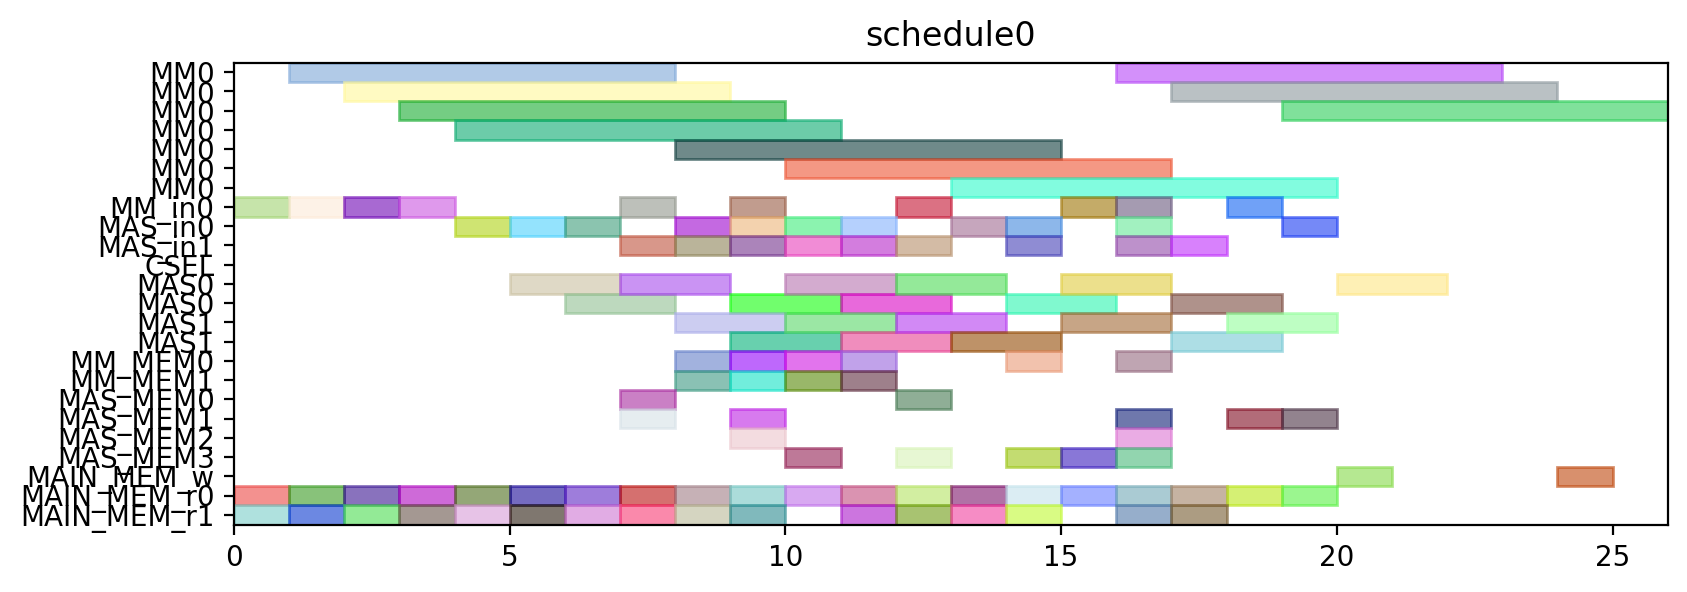

Here is the Python script that generated this plot:
from pyschedule import Scenario, solvers, plotters, alt


def solve():
	horizon = 120
	S = Scenario("schedule0", horizon=horizon)

	# resource
	MM = S.Resources('MM', num=1, size=7)
	MM_in = S.Resources('MM_in', num=1)
	MAS_in = S.Resources('MAS_in', num=2)
	CSEL = S.Resource('CSEL')
	MAS = S.Resources('MAS', num=2, size=2, periods=range(1, horizon))
	MM_MEM = S.Resources('MM_MEM', num=2)
	MAS_MEM = S.Resources('MAS_MEM', num=4)
	MAIN_MEM_w = S.Resource('MAIN_MEM_w', size=1)
	MAIN_MEM_r = S.Resources('MAIN_MEM_r', num=2)

	# result of previous scheduling

	# new tasks
	t0_t0 = S.Task('t0_t0', length=7, delay_cost=1)
	t0_t0 += alt(MM)
	t0_t0_in = S.Task('t0_t0_in', length=1, delay_cost=1)
	t0_t0_in += alt(MM_in)
	S += t0_t0_in*MM_in[0]<=t0_t0*MM[0]
	t0_t0_mem0 = S.Task('t0_t0_mem0', length=1, delay_cost=1)
	t0_t0_mem0 += MAIN_MEM_r[0]
	S += t0_t0_mem0 <= t0_t0

	t0_t0_mem1 = S.Task('t0_t0_mem1', length=1, delay_cost=1)
	t0_t0_mem1 += MAIN_MEM_r[1]
	S += t0_t0_mem1 <= t0_t0

	t0_t1 = S.Task('t0_t1', length=7, delay_cost=1)
	t0_t1 += alt(MM)
	t0_t1_in = S.Task('t0_t1_in', length=1, delay_cost=1)
	t0_t1_in += alt(MM_in)
	S += t0_t1_in*MM_in[0]<=t0_t1*MM[0]
	t0_t1_mem0 = S.Task('t0_t1_mem0', length=1, delay_cost=1)
	t0_t1_mem0 += MAIN_MEM_r[0]
	S += t0_t1_mem0 <= t0_t1

	t0_t1_mem1 = S.Task('t0_t1_mem1', length=1, delay_cost=1)
	t0_t1_mem1 += MAIN_MEM_r[1]
	S += t0_t1_mem1 <= t0_t1

	t0_t2 = S.Task('t0_t2', length=2, delay_cost=1)
	t0_t2 += alt(MAS)
	t0_t2_in = S.Task('t0_t2_in', length=1, delay_cost=1)
	t0_t2_in += alt(MAS_in)
	S += t0_t2_in*MAS_in[0]<=t0_t2*MAS[0]

	S += t0_t2_in*MAS_in[1]<=t0_t2*MAS[1]

	t0_t2_mem0 = S.Task('t0_t2_mem0', length=1, delay_cost=1)
	t0_t2_mem0 += MAIN_MEM_r[0]
	S += t0_t2_mem0 <= t0_t2

	t0_t2_mem1 = S.Task('t0_t2_mem1', length=1, delay_cost=1)
	t0_t2_mem1 += MAIN_MEM_r[1]
	S += t0_t2_mem1 <= t0_t2

	t0_t3 = S.Task('t0_t3', length=2, delay_cost=1)
	t0_t3 += alt(MAS)
	t0_t3_in = S.Task('t0_t3_in', length=1, delay_cost=1)
	t0_t3_in += alt(MAS_in)
	S += t0_t3_in*MAS_in[0]<=t0_t3*MAS[0]

	S += t0_t3_in*MAS_in[1]<=t0_t3*MAS[1]

	t0_t3_mem0 = S.Task('t0_t3_mem0', length=1, delay_cost=1)
	t0_t3_mem0 += MAIN_MEM_r[0]
	S += t0_t3_mem0 <= t0_t3

	t0_t3_mem1 = S.Task('t0_t3_mem1', length=1, delay_cost=1)
	t0_t3_mem1 += MAIN_MEM_r[1]
	S += t0_t3_mem1 <= t0_t3

	t2_t0 = S.Task('t2_t0', length=7, delay_cost=1)
	t2_t0 += alt(MM)
	t2_t0_in = S.Task('t2_t0_in', length=1, delay_cost=1)
	t2_t0_in += alt(MM_in)
	S += t2_t0_in*MM_in[0]<=t2_t0*MM[0]
	t2_t0_mem0 = S.Task('t2_t0_mem0', length=1, delay_cost=1)
	t2_t0_mem0 += MAIN_MEM_r[0]
	S += t2_t0_mem0 <= t2_t0

	t2_t0_mem1 = S.Task('t2_t0_mem1', length=1, delay_cost=1)
	t2_t0_mem1 += MAIN_MEM_r[1]
	S += t2_t0_mem1 <= t2_t0

	t2_t1 = S.Task('t2_t1', length=7, delay_cost=1)
	t2_t1 += alt(MM)
	t2_t1_in = S.Task('t2_t1_in', length=1, delay_cost=1)
	t2_t1_in += alt(MM_in)
	S += t2_t1_in*MM_in[0]<=t2_t1*MM[0]
	t2_t1_mem0 = S.Task('t2_t1_mem0', length=1, delay_cost=1)
	t2_t1_mem0 += MAIN_MEM_r[0]
	S += t2_t1_mem0 <= t2_t1

	t2_t1_mem1 = S.Task('t2_t1_mem1', length=1, delay_cost=1)
	t2_t1_mem1 += MAIN_MEM_r[1]
	S += t2_t1_mem1 <= t2_t1

	t2_t2 = S.Task('t2_t2', length=2, delay_cost=1)
	t2_t2 += alt(MAS)
	t2_t2_in = S.Task('t2_t2_in', length=1, delay_cost=1)
	t2_t2_in += alt(MAS_in)
	S += t2_t2_in*MAS_in[0]<=t2_t2*MAS[0]

	S += t2_t2_in*MAS_in[1]<=t2_t2*MAS[1]

	t2_t2_mem0 = S.Task('t2_t2_mem0', length=1, delay_cost=1)
	t2_t2_mem0 += MAIN_MEM_r[0]
	S += t2_t2_mem0 <= t2_t2

	t2_t2_mem1 = S.Task('t2_t2_mem1', length=1, delay_cost=1)
	t2_t2_mem1 += MAIN_MEM_r[1]
	S += t2_t2_mem1 <= t2_t2

	t2_t3 = S.Task('t2_t3', length=2, delay_cost=1)
	t2_t3 += alt(MAS)
	t2_t3_in = S.Task('t2_t3_in', length=1, delay_cost=1)
	t2_t3_in += alt(MAS_in)
	S += t2_t3_in*MAS_in[0]<=t2_t3*MAS[0]

	S += t2_t3_in*MAS_in[1]<=t2_t3*MAS[1]

	t2_t3_mem0 = S.Task('t2_t3_mem0', length=1, delay_cost=1)
	t2_t3_mem0 += MAIN_MEM_r[0]
	S += t2_t3_mem0 <= t2_t3

	t2_t3_mem1 = S.Task('t2_t3_mem1', length=1, delay_cost=1)
	t2_t3_mem1 += MAIN_MEM_r[1]
	S += t2_t3_mem1 <= t2_t3

	t7_t2 = S.Task('t7_t2', length=2, delay_cost=1)
	t7_t2 += alt(MAS)
	t7_t2_in = S.Task('t7_t2_in', length=1, delay_cost=1)
	t7_t2_in += alt(MAS_in)
	S += t7_t2_in*MAS_in[0]<=t7_t2*MAS[0]

	S += t7_t2_in*MAS_in[1]<=t7_t2*MAS[1]

	t7_t2_mem0 = S.Task('t7_t2_mem0', length=1, delay_cost=1)
	t7_t2_mem0 += MAIN_MEM_r[0]
	S += t7_t2_mem0 <= t7_t2

	t7_t2_mem1 = S.Task('t7_t2_mem1', length=1, delay_cost=1)
	t7_t2_mem1 += MAIN_MEM_r[1]
	S += t7_t2_mem1 <= t7_t2

	t9_t2 = S.Task('t9_t2', length=2, delay_cost=1)
	t9_t2 += alt(MAS)
	t9_t2_in = S.Task('t9_t2_in', length=1, delay_cost=1)
	t9_t2_in += alt(MAS_in)
	S += t9_t2_in*MAS_in[0]<=t9_t2*MAS[0]

	S += t9_t2_in*MAS_in[1]<=t9_t2*MAS[1]

	t9_t2_mem0 = S.Task('t9_t2_mem0', length=1, delay_cost=1)
	t9_t2_mem0 += MAIN_MEM_r[0]
	S += t9_t2_mem0 <= t9_t2

	t9_t2_mem1 = S.Task('t9_t2_mem1', length=1, delay_cost=1)
	t9_t2_mem1 += MAIN_MEM_r[1]
	S += t9_t2_mem1 <= t9_t2

	t14_t2 = S.Task('t14_t2', length=2, delay_cost=1)
	t14_t2 += alt(MAS)
	t14_t2_in = S.Task('t14_t2_in', length=1, delay_cost=1)
	t14_t2_in += alt(MAS_in)
	S += t14_t2_in*MAS_in[0]<=t14_t2*MAS[0]

	S += t14_t2_in*MAS_in[1]<=t14_t2*MAS[1]

	t14_t2_mem0 = S.Task('t14_t2_mem0', length=1, delay_cost=1)
	t14_t2_mem0 += MAIN_MEM_r[0]
	S += t14_t2_mem0 <= t14_t2

	t14_t2_mem1 = S.Task('t14_t2_mem1', length=1, delay_cost=1)
	t14_t2_mem1 += MAIN_MEM_r[1]
	S += t14_t2_mem1 <= t14_t2

	new_TZ_t2 = S.Task('new_TZ_t2', length=2, delay_cost=1)
	new_TZ_t2 += alt(MAS)
	new_TZ_t2_in = S.Task('new_TZ_t2_in', length=1, delay_cost=1)
	new_TZ_t2_in += alt(MAS_in)
	S += new_TZ_t2_in*MAS_in[0]<=new_TZ_t2*MAS[0]

	S += new_TZ_t2_in*MAS_in[1]<=new_TZ_t2*MAS[1]

	new_TZ_t2_mem0 = S.Task('new_TZ_t2_mem0', length=1, delay_cost=1)
	new_TZ_t2_mem0 += MAIN_MEM_r[0]
	S += new_TZ_t2_mem0 <= new_TZ_t2

	new_TZ_t2_mem1 = S.Task('new_TZ_t2_mem1', length=1, delay_cost=1)
	new_TZ_t2_mem1 += MAIN_MEM_r[1]
	S += new_TZ_t2_mem1 <= new_TZ_t2

	t16_t2 = S.Task('t16_t2', length=2, delay_cost=1)
	t16_t2 += alt(MAS)
	t16_t2_in = S.Task('t16_t2_in', length=1, delay_cost=1)
	t16_t2_in += alt(MAS_in)
	S += t16_t2_in*MAS_in[0]<=t16_t2*MAS[0]

	S += t16_t2_in*MAS_in[1]<=t16_t2*MAS[1]

	t16_t2_mem0 = S.Task('t16_t2_mem0', length=1, delay_cost=1)
	t16_t2_mem0 += MAIN_MEM_r[0]
	S += t16_t2_mem0 <= t16_t2

	t16_t2_mem1 = S.Task('t16_t2_mem1', length=1, delay_cost=1)
	t16_t2_mem1 += MAIN_MEM_r[1]
	S += t16_t2_mem1 <= t16_t2

	t17_t2 = S.Task('t17_t2', length=2, delay_cost=1)
	t17_t2 += alt(MAS)
	t17_t2_in = S.Task('t17_t2_in', length=1, delay_cost=1)
	t17_t2_in += alt(MAS_in)
	S += t17_t2_in*MAS_in[0]<=t17_t2*MAS[0]

	S += t17_t2_in*MAS_in[1]<=t17_t2*MAS[1]

	t17_t2_mem0 = S.Task('t17_t2_mem0', length=1, delay_cost=1)
	t17_t2_mem0 += MAIN_MEM_r[0]
	S += t17_t2_mem0 <= t17_t2

	t17_t2_mem1 = S.Task('t17_t2_mem1', length=1, delay_cost=1)
	t17_t2_mem1 += MAIN_MEM_r[1]
	S += t17_t2_mem1 <= t17_t2

	t0_t4 = S.Task('t0_t4', length=7, delay_cost=1)
	t0_t4 += alt(MM)
	t0_t4_in = S.Task('t0_t4_in', length=1, delay_cost=1)
	t0_t4_in += alt(MM_in)
	S += t0_t4_in*MM_in[0]<=t0_t4*MM[0]
	t0_t4_mem0 = S.Task('t0_t4_mem0', length=1, delay_cost=1)
	t0_t4_mem0 += alt(MAS_MEM)
	S += (t0_t2*MAS[0])-1 < t0_t4_mem0*MAS_MEM[0]
	S += (t0_t2*MAS[1])-1 < t0_t4_mem0*MAS_MEM[2]
	S += t0_t4_mem0 <= t0_t4

	t0_t4_mem1 = S.Task('t0_t4_mem1', length=1, delay_cost=1)
	t0_t4_mem1 += alt(MAS_MEM)
	S += (t0_t3*MAS[0])-1 < t0_t4_mem1*MAS_MEM[1]
	S += (t0_t3*MAS[1])-1 < t0_t4_mem1*MAS_MEM[3]
	S += t0_t4_mem1 <= t0_t4

	t00 = S.Task('t00', length=2, delay_cost=1)
	t00 += alt(MAS)
	t00_in = S.Task('t00_in', length=1, delay_cost=1)
	t00_in += alt(MAS_in)
	S += t00_in*MAS_in[0]<=t00*MAS[0]

	S += t00_in*MAS_in[1]<=t00*MAS[1]

	t00_mem0 = S.Task('t00_mem0', length=1, delay_cost=1)
	t00_mem0 += alt(MM_MEM)
	S += (t0_t0*MM[0])-1 < t00_mem0*MM_MEM[0]
	S += t00_mem0 <= t00

	t00_mem1 = S.Task('t00_mem1', length=1, delay_cost=1)
	t00_mem1 += alt(MM_MEM)
	S += (t0_t1*MM[0])-1 < t00_mem1*MM_MEM[1]
	S += t00_mem1 <= t00

	t0_t5 = S.Task('t0_t5', length=2, delay_cost=1)
	t0_t5 += alt(MAS)
	t0_t5_in = S.Task('t0_t5_in', length=1, delay_cost=1)
	t0_t5_in += alt(MAS_in)
	S += t0_t5_in*MAS_in[0]<=t0_t5*MAS[0]

	S += t0_t5_in*MAS_in[1]<=t0_t5*MAS[1]

	t0_t5_mem0 = S.Task('t0_t5_mem0', length=1, delay_cost=1)
	t0_t5_mem0 += alt(MM_MEM)
	S += (t0_t0*MM[0])-1 < t0_t5_mem0*MM_MEM[0]
	S += t0_t5_mem0 <= t0_t5

	t0_t5_mem1 = S.Task('t0_t5_mem1', length=1, delay_cost=1)
	t0_t5_mem1 += alt(MM_MEM)
	S += (t0_t1*MM[0])-1 < t0_t5_mem1*MM_MEM[1]
	S += t0_t5_mem1 <= t0_t5

	t2_t4 = S.Task('t2_t4', length=7, delay_cost=1)
	t2_t4 += alt(MM)
	t2_t4_in = S.Task('t2_t4_in', length=1, delay_cost=1)
	t2_t4_in += alt(MM_in)
	S += t2_t4_in*MM_in[0]<=t2_t4*MM[0]
	t2_t4_mem0 = S.Task('t2_t4_mem0', length=1, delay_cost=1)
	t2_t4_mem0 += alt(MAS_MEM)
	S += (t2_t2*MAS[0])-1 < t2_t4_mem0*MAS_MEM[0]
	S += (t2_t2*MAS[1])-1 < t2_t4_mem0*MAS_MEM[2]
	S += t2_t4_mem0 <= t2_t4

	t2_t4_mem1 = S.Task('t2_t4_mem1', length=1, delay_cost=1)
	t2_t4_mem1 += alt(MAS_MEM)
	S += (t2_t3*MAS[0])-1 < t2_t4_mem1*MAS_MEM[1]
	S += (t2_t3*MAS[1])-1 < t2_t4_mem1*MAS_MEM[3]
	S += t2_t4_mem1 <= t2_t4

	t20 = S.Task('t20', length=2, delay_cost=1)
	t20 += alt(MAS)
	t20_in = S.Task('t20_in', length=1, delay_cost=1)
	t20_in += alt(MAS_in)
	S += t20_in*MAS_in[0]<=t20*MAS[0]

	S += t20_in*MAS_in[1]<=t20*MAS[1]

	t20_mem0 = S.Task('t20_mem0', length=1, delay_cost=1)
	t20_mem0 += alt(MM_MEM)
	S += (t2_t0*MM[0])-1 < t20_mem0*MM_MEM[0]
	S += t20_mem0 <= t20

	t20_mem1 = S.Task('t20_mem1', length=1, delay_cost=1)
	t20_mem1 += alt(MM_MEM)
	S += (t2_t1*MM[0])-1 < t20_mem1*MM_MEM[1]
	S += t20_mem1 <= t20

	t2_t5 = S.Task('t2_t5', length=2, delay_cost=1)
	t2_t5 += alt(MAS)
	t2_t5_in = S.Task('t2_t5_in', length=1, delay_cost=1)
	t2_t5_in += alt(MAS_in)
	S += t2_t5_in*MAS_in[0]<=t2_t5*MAS[0]

	S += t2_t5_in*MAS_in[1]<=t2_t5*MAS[1]

	t2_t5_mem0 = S.Task('t2_t5_mem0', length=1, delay_cost=1)
	t2_t5_mem0 += alt(MM_MEM)
	S += (t2_t0*MM[0])-1 < t2_t5_mem0*MM_MEM[0]
	S += t2_t5_mem0 <= t2_t5

	t2_t5_mem1 = S.Task('t2_t5_mem1', length=1, delay_cost=1)
	t2_t5_mem1 += alt(MM_MEM)
	S += (t2_t1*MM[0])-1 < t2_t5_mem1*MM_MEM[1]
	S += t2_t5_mem1 <= t2_t5

	t01 = S.Task('t01', length=2, delay_cost=1)
	t01 += alt(MAS)
	t01_in = S.Task('t01_in', length=1, delay_cost=1)
	t01_in += alt(MAS_in)
	S += t01_in*MAS_in[0]<=t01*MAS[0]

	S += t01_in*MAS_in[1]<=t01*MAS[1]

	t01_mem0 = S.Task('t01_mem0', length=1, delay_cost=1)
	t01_mem0 += alt(MM_MEM)
	S += (t0_t4*MM[0])-1 < t01_mem0*MM_MEM[0]
	S += t01_mem0 <= t01

	t01_mem1 = S.Task('t01_mem1', length=1, delay_cost=1)
	t01_mem1 += alt(MAS_MEM)
	S += (t0_t5*MAS[0])-1 < t01_mem1*MAS_MEM[1]
	S += (t0_t5*MAS[1])-1 < t01_mem1*MAS_MEM[3]
	S += t01_mem1 <= t01

	t10 = S.Task('t10', length=2, delay_cost=1)
	t10 += alt(MAS)
	t10_in = S.Task('t10_in', length=1, delay_cost=1)
	t10_in += alt(MAS_in)
	S += t10_in*MAS_in[0]<=t10*MAS[0]

	S += t10_in*MAS_in[1]<=t10*MAS[1]

	t10_mem0 = S.Task('t10_mem0', length=1, delay_cost=1)
	t10_mem0 += MAIN_MEM_r[0]
	S += t10_mem0 <= t10

	t10_mem1 = S.Task('t10_mem1', length=1, delay_cost=1)
	t10_mem1 += alt(MAS_MEM)
	S += (t00*MAS[0])-1 < t10_mem1*MAS_MEM[1]
	S += (t00*MAS[1])-1 < t10_mem1*MAS_MEM[3]
	S += t10_mem1 <= t10

	t21 = S.Task('t21', length=2, delay_cost=1)
	t21 += alt(MAS)
	t21_in = S.Task('t21_in', length=1, delay_cost=1)
	t21_in += alt(MAS_in)
	S += t21_in*MAS_in[0]<=t21*MAS[0]

	S += t21_in*MAS_in[1]<=t21*MAS[1]

	t21_mem0 = S.Task('t21_mem0', length=1, delay_cost=1)
	t21_mem0 += alt(MM_MEM)
	S += (t2_t4*MM[0])-1 < t21_mem0*MM_MEM[0]
	S += t21_mem0 <= t21

	t21_mem1 = S.Task('t21_mem1', length=1, delay_cost=1)
	t21_mem1 += alt(MAS_MEM)
	S += (t2_t5*MAS[0])-1 < t21_mem1*MAS_MEM[1]
	S += (t2_t5*MAS[1])-1 < t21_mem1*MAS_MEM[3]
	S += t21_mem1 <= t21

	t30 = S.Task('t30', length=2, delay_cost=1)
	t30 += alt(MAS)
	t30_in = S.Task('t30_in', length=1, delay_cost=1)
	t30_in += alt(MAS_in)
	S += t30_in*MAS_in[0]<=t30*MAS[0]

	S += t30_in*MAS_in[1]<=t30*MAS[1]

	t30_mem0 = S.Task('t30_mem0', length=1, delay_cost=1)
	t30_mem0 += MAIN_MEM_r[0]
	S += t30_mem0 <= t30

	t30_mem1 = S.Task('t30_mem1', length=1, delay_cost=1)
	t30_mem1 += alt(MAS_MEM)
	S += (t20*MAS[0])-1 < t30_mem1*MAS_MEM[1]
	S += (t20*MAS[1])-1 < t30_mem1*MAS_MEM[3]
	S += t30_mem1 <= t30

	t11 = S.Task('t11', length=2, delay_cost=1)
	t11 += alt(MAS)
	t11_in = S.Task('t11_in', length=1, delay_cost=1)
	t11_in += alt(MAS_in)
	S += t11_in*MAS_in[0]<=t11*MAS[0]

	S += t11_in*MAS_in[1]<=t11*MAS[1]

	t11_mem0 = S.Task('t11_mem0', length=1, delay_cost=1)
	t11_mem0 += MAIN_MEM_r[0]
	S += t11_mem0 <= t11

	t11_mem1 = S.Task('t11_mem1', length=1, delay_cost=1)
	t11_mem1 += alt(MAS_MEM)
	S += (t01*MAS[0])-1 < t11_mem1*MAS_MEM[1]
	S += (t01*MAS[1])-1 < t11_mem1*MAS_MEM[3]
	S += t11_mem1 <= t11

	t31 = S.Task('t31', length=2, delay_cost=1)
	t31 += alt(MAS)
	t31_in = S.Task('t31_in', length=1, delay_cost=1)
	t31_in += alt(MAS_in)
	S += t31_in*MAS_in[0]<=t31*MAS[0]

	S += t31_in*MAS_in[1]<=t31*MAS[1]

	t31_mem0 = S.Task('t31_mem0', length=1, delay_cost=1)
	t31_mem0 += MAIN_MEM_r[0]
	S += t31_mem0 <= t31

	t31_mem1 = S.Task('t31_mem1', length=1, delay_cost=1)
	t31_mem1 += alt(MAS_MEM)
	S += (t21*MAS[0])-1 < t31_mem1*MAS_MEM[1]
	S += (t21*MAS[1])-1 < t31_mem1*MAS_MEM[3]
	S += t31_mem1 <= t31

	c010 = S.Task('c010', length=7, delay_cost=1)
	c010 += alt(MM)
	c010_in = S.Task('c010_in', length=1, delay_cost=1)
	c010_in += alt(MM_in)
	S += c010_in*MM_in[0]<=c010*MM[0]
	S += 0<c010

	c010_w = S.Task('c010_w', length=1, delay_cost=1)
	c010_w += alt(MAIN_MEM_w)
	S += c010 <= c010_w

	c010_mem0 = S.Task('c010_mem0', length=1, delay_cost=1)
	c010_mem0 += alt(MAS_MEM)
	S += (t30*MAS[0])-1 < c010_mem0*MAS_MEM[0]
	S += (t30*MAS[1])-1 < c010_mem0*MAS_MEM[2]
	S += c010_mem0 <= c010

	c010_mem1 = S.Task('c010_mem1', length=1, delay_cost=1)
	c010_mem1 += MAIN_MEM_r[1]
	S += c010_mem1 <= c010

	c200 = S.Task('c200', length=7, delay_cost=1)
	c200 += alt(MM)
	c200_in = S.Task('c200_in', length=1, delay_cost=1)
	c200_in += alt(MM_in)
	S += c200_in*MM_in[0]<=c200*MM[0]
	S += 0<c200

	c200_w = S.Task('c200_w', length=1, delay_cost=1)
	c200_w += alt(MAIN_MEM_w)
	S += c200 <= c200_w

	c200_mem0 = S.Task('c200_mem0', length=1, delay_cost=1)
	c200_mem0 += alt(MAS_MEM)
	S += (t10*MAS[0])-1 < c200_mem0*MAS_MEM[0]
	S += (t10*MAS[1])-1 < c200_mem0*MAS_MEM[2]
	S += c200_mem0 <= c200

	c200_mem1 = S.Task('c200_mem1', length=1, delay_cost=1)
	c200_mem1 += MAIN_MEM_r[1]
	S += c200_mem1 <= c200

	t16_t0 = S.Task('t16_t0', length=7, delay_cost=1)
	t16_t0 += alt(MM)
	t16_t0_in = S.Task('t16_t0_in', length=1, delay_cost=1)
	t16_t0_in += alt(MM_in)
	S += t16_t0_in*MM_in[0]<=t16_t0*MM[0]
	t16_t0_mem0 = S.Task('t16_t0_mem0', length=1, delay_cost=1)
	t16_t0_mem0 += MAIN_MEM_r[0]
	S += t16_t0_mem0 <= t16_t0

	t16_t0_mem1 = S.Task('t16_t0_mem1', length=1, delay_cost=1)
	t16_t0_mem1 += alt(MAS_MEM)
	S += (t30*MAS[0])-1 < t16_t0_mem1*MAS_MEM[1]
	S += (t30*MAS[1])-1 < t16_t0_mem1*MAS_MEM[3]
	S += t16_t0_mem1 <= t16_t0

	t17_t0 = S.Task('t17_t0', length=7, delay_cost=1)
	t17_t0 += alt(MM)
	t17_t0_in = S.Task('t17_t0_in', length=1, delay_cost=1)
	t17_t0_in += alt(MM_in)
	S += t17_t0_in*MM_in[0]<=t17_t0*MM[0]
	t17_t0_mem0 = S.Task('t17_t0_mem0', length=1, delay_cost=1)
	t17_t0_mem0 += MAIN_MEM_r[0]
	S += t17_t0_mem0 <= t17_t0

	t17_t0_mem1 = S.Task('t17_t0_mem1', length=1, delay_cost=1)
	t17_t0_mem1 += alt(MAS_MEM)
	S += (t10*MAS[0])-1 < t17_t0_mem1*MAS_MEM[1]
	S += (t10*MAS[1])-1 < t17_t0_mem1*MAS_MEM[3]
	S += t17_t0_mem1 <= t17_t0

	solvers.mip.solve(S,msg=1,kind='CPLEX',ratio_gap=1.01)

	solution = [['hoge']*len(S.solution()[1]) for i in range(len(S.solution()))]
	for i in range(len(S.solution())):
		for j in range(len(S.solution()[i])):
			solution[i][j]=str(S.solution()[i][j])
	print(solution)

	cycles = int(solution[-1][3])

	pic_file_name = "/mnt/rose/usr1/fukuda/ABE/multiRAM_multiMAS_16mux/scheduling_result/stage7MM1_stage2MAS2/EP2_ADD_w_EVAL/schedule0.png"
	if(S.solution() != []):
		plotters.matplotlib.plot(S,img_filename=pic_file_name, show_task_labels=False, fig_size=(cycles*0.25+3, 3))

	return solution
